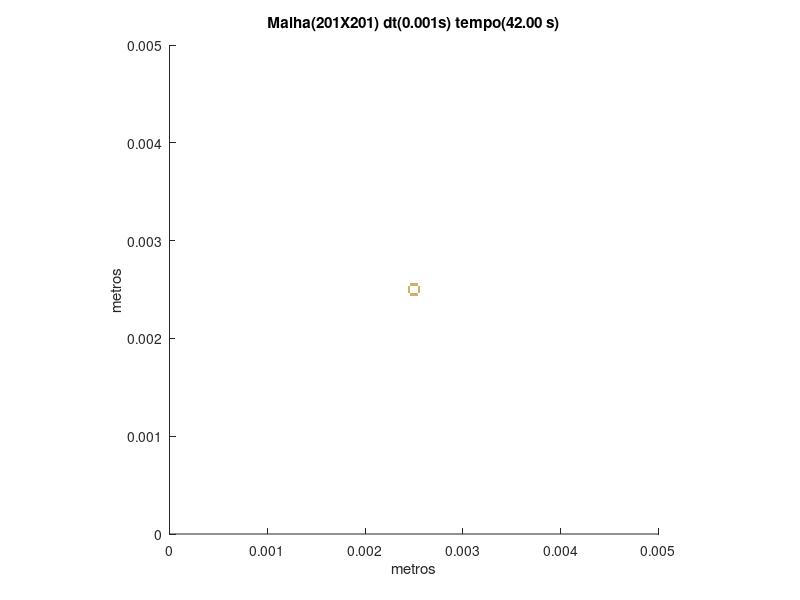

Recreate this plot in MATLAB.
set (gca,'PlotBoxAspectRatio',[1 1 1],'Xlim',[0,0.005],'Ylim',[0,0.005])
hold on
title('Malha(201X201) dt(0.001s) tempo(42.00 s)')
hold on
ylabel('metros')
hold on
xlabel('metros')
hold on

fill([0.00246268656716418 0.00246268656716418 0.00248756218905473 0.00248756218905473],[0.00243781094527363 0.00246268656716418 0.00246268656716418 0.00243781094527363],[0.8,0.7,0.4],'LineStyle','none')

fill([0.00248756218905473 0.00248756218905473 0.00251243781094527 0.00251243781094527],[0.00243781094527363 0.00246268656716418 0.00246268656716418 0.00243781094527363],[0.8,0.7,0.4],'LineStyle','none')

fill([0.00251243781094527 0.00251243781094527 0.00253731343283582 0.00253731343283582],[0.00243781094527363 0.00246268656716418 0.00246268656716418 0.00243781094527363],[0.8,0.7,0.4],'LineStyle','none')

fill([0.00243781094527363 0.00243781094527363 0.00246268656716418 0.00246268656716418],[0.00246268656716418 0.00248756218905473 0.00248756218905473 0.00246268656716418],[0.8,0.7,0.4],'LineStyle','none')

fill([0.00253731343283582 0.00253731343283582 0.00256218905472637 0.00256218905472637],[0.00246268656716418 0.00248756218905473 0.00248756218905473 0.00246268656716418],[0.8,0.7,0.4],'LineStyle','none')

fill([0.00243781094527363 0.00243781094527363 0.00246268656716418 0.00246268656716418],[0.00248756218905473 0.00251243781094527 0.00251243781094527 0.00248756218905473],[0.8,0.7,0.4],'LineStyle','none')

fill([0.00253731343283582 0.00253731343283582 0.00256218905472637 0.00256218905472637],[0.00248756218905473 0.00251243781094527 0.00251243781094527 0.00248756218905473],[0.8,0.7,0.4],'LineStyle','none')

fill([0.00243781094527363 0.00243781094527363 0.00246268656716418 0.00246268656716418],[0.00251243781094527 0.00253731343283582 0.00253731343283582 0.00251243781094527],[0.8,0.7,0.4],'LineStyle','none')

fill([0.00253731343283582 0.00253731343283582 0.00256218905472637 0.00256218905472637],[0.00251243781094527 0.00253731343283582 0.00253731343283582 0.00251243781094527],[0.8,0.7,0.4],'LineStyle','none')

fill([0.00246268656716418 0.00246268656716418 0.00248756218905473 0.00248756218905473],[0.00253731343283582 0.00256218905472637 0.00256218905472637 0.00253731343283582],[0.8,0.7,0.4],'LineStyle','none')

fill([0.00248756218905473 0.00248756218905473 0.00251243781094527 0.00251243781094527],[0.00253731343283582 0.00256218905472637 0.00256218905472637 0.00253731343283582],[0.8,0.7,0.4],'LineStyle','none')

fill([0.00251243781094527 0.00251243781094527 0.00253731343283582 0.00253731343283582],[0.00253731343283582 0.00256218905472637 0.00256218905472637 0.00253731343283582],[0.8,0.7,0.4],'LineStyle','none')
